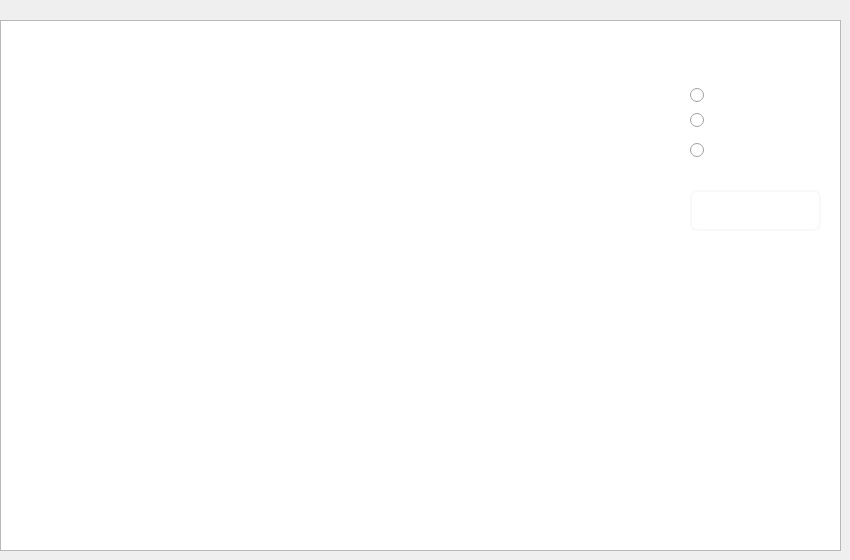
    <widget class="QWidget" name="tab_4">
     <attribute name="title">
      <string>Afficher Commandes</string>
     </attribute>
     <widget class="QTableView" name="view">
      <property name="geometry">
       <rect>
        <x>0</x>
        <y>20</y>
        <width>841</width>
        <height>531</height>
       </rect>
      </property>
      <property name="styleSheet">
       <string notr="true">QTableView
{
    alternate-background-color: #1F1F1F;
    gridline-color: white;
    color: white;

    font: 75 9pt &quot;MS Shell Dlg 2&quot;;
}
QTableView::item 
{
    color: white;
}

QTableView::item:focus
{
    color: gray;
    background: #0063cd;
}
QTableView::item:selected
{
    color: red;
    background: #0063cd;
}

QCheckBox::indicator:checked, QCheckBox::indicator:unchecked{
    color: #b1b1b1;
    background-color: #323232;
    border: 1px solid #b1b1b1;
    border-radius: 1px;
    width: 7px;
    height: 7px;
    margin: 0px 5px 0 5px;
}

    padding-left:10px;
    height:100px;
    width:180px;
    color: #5a5a5a;
    border-bottom :1px solid #f0f0f0;</string>
      </property>
     </widget>
     <widget class="QRadioButton" name="NUM">
      <property name="geometry">
       <rect>
        <x>690</x>
        <y>80</y>
        <width>91</width>
        <height>31</height>
       </rect>
      </property>
      <property name="styleSheet">
       <string notr="true">color: rgb(255, 255, 255);</string>
      </property>
      <property name="text">
       <string>NOM</string>
      </property>
     </widget>
     <widget class="QRadioButton" name="PAIMENT">
      <property name="geometry">
       <rect>
        <x>690</x>
        <y>110</y>
        <width>91</width>
        <height>21</height>
       </rect>
      </property>
      <property name="styleSheet">
       <string notr="true">color: rgb(255, 255, 255);</string>
      </property>
      <property name="text">
       <string>Prenom</string>
      </property>
     </widget>
     <widget class="QRadioButton" name="ID">
      <property name="geometry">
       <rect>
        <x>690</x>
        <y>140</y>
        <width>91</width>
        <height>21</height>
       </rect>
      </property>
      <property name="styleSheet">
       <string notr="true">color: rgb(255, 255, 255);</string>
      </property>
      <property name="text">
       <string>ID</string>
      </property>
     </widget>
     <widget class="QLabel" name="label_4">
      <property name="geometry">
       <rect>
        <x>680</x>
        <y>50</y>
        <width>151</width>
        <height>31</height>
       </rect>
      </property>
      <property name="palette">
       <palette>
        <active>
         <colorrole role="WindowText">
          <brush brushstyle="SolidPattern">
           <color alpha="255">
            <red>255</red>
            <green>255</green>
            <blue>255</blue>
           </color>
          </brush>
         </colorrole>
         <colorrole role="Button">
          <brush brushstyle="SolidPattern">
           <color alpha="0">
            <red>0</red>
            <green>0</green>
            <blue>0</blue>
           </color>
          </brush>
         </colorrole>
         <colorrole role="Light">
          <brush brushstyle="SolidPattern">
           <color alpha="0">
            <red>255</red>
            <green>255</green>
            <blue>255</blue>
           </color>
          </brush>
         </colorrole>
         <colorrole role="Midlight">
          <brush brushstyle="SolidPattern">
           <color alpha="0">
            <red>255</red>
            <green>255</green>
            <blue>255</blue>
           </color>
          </brush>
         </colorrole>
         <colorrole role="Dark">
          <brush brushstyle="SolidPattern">
           <color alpha="0">
            <red>127</red>
            <green>127</green>
            <blue>127</blue>
           </color>
          </brush>
         </colorrole>
         <colorrole role="Mid">
          <brush brushstyle="SolidPattern">
           <color alpha="0">
            <red>170</red>
            <green>170</green>
            <blue>170</blue>
           </color>
          </brush>
         </colorrole>
         <colorrole role="Text">
          <brush brushstyle="SolidPattern">
           <color alpha="255">
            <red>0</red>
            <green>0</green>
            <blue>0</blue>
           </color>
          </brush>
         </colorrole>
         <colorrole role="BrightText">
          <brush brushstyle="SolidPattern">
           <color alpha="255">
            <red>255</red>
            <green>255</green>
            <blue>255</blue>
           </color>
          </brush>
         </colorrole>
         <colorrole role="ButtonText">
          <brush brushstyle="SolidPattern">
           <color alpha="255">
            <red>0</red>
            <green>0</green>
            <blue>0</blue>
           </color>
          </brush>
         </colorrole>
         <colorrole role="Base">
          <brush brushstyle="SolidPattern">
           <color alpha="0">
            <red>0</red>
            <green>0</green>
            <blue>0</blue>
           </color>
          </brush>
         </colorrole>
         <colorrole role="Window">
          <brush brushstyle="SolidPattern">
           <color alpha="0">
            <red>0</red>
            <green>0</green>
            <blue>0</blue>
           </color>
          </brush>
         </colorrole>
         <colorrole role="Shadow">
          <brush brushstyle="SolidPattern">
           <color alpha="255">
            <red>0</red>
            <green>0</green>
            <blue>0</blue>
           </color>
          </brush>
         </colorrole>
         <colorrole role="AlternateBase">
          <brush brushstyle="SolidPattern">
           <color alpha="127">
            <red>255</red>
            <green>255</green>
            <blue>255</blue>
           </color>
          </brush>
         </colorrole>
         <colorrole role="ToolTipBase">
          <brush brushstyle="SolidPattern">
           <color alpha="255">
            <red>255</red>
            <green>255</green>
            <blue>220</blue>
           </color>
          </brush>
         </colorrole>
         <colorrole role="ToolTipText">
          <brush brushstyle="SolidPattern">
           <color alpha="255">
            <red>0</red>
            <green>0</green>
            <blue>0</blue>
           </color>
          </brush>
         </colorrole>
         <colorrole role="PlaceholderText">
          <brush brushstyle="SolidPattern">
           <color alpha="128">
            <red>0</red>
            <green>0</green>
            <blue>0</blue>
           </color>
          </brush>
         </colorrole>
        </active>
        <inactive>
         <colorrole role="WindowText">
          <brush brushstyle="SolidPattern">
           <color alpha="255">
            <red>255</red>
            <green>255</green>
            <blue>255</blue>
           </color>
          </brush>
         </colorrole>
         <colorrole role="Button">
          <brush brushstyle="SolidPattern">
           <color alpha="0">
            <red>0</red>
            <green>0</green>
            <blue>0</blue>
           </color>
          </brush>
         </colorrole>
         <colorrole role="Light">
          <brush brushstyle="SolidPattern">
           <color alpha="0">
            <red>255</red>
            <green>255</green>
            <blue>255</blue>
           </color>
          </brush>
         </colorrole>
         <colorrole role="Midlight">
          <brush brushstyle="SolidPattern">
           <color alpha="0">
            <red>255</red>
            <green>255</green>
            <blue>255</blue>
           </color>
          </brush>
         </colorrole>
         <colorrole role="Dark">
          <brush brushstyle="SolidPattern">
           <color alpha="0">
            <red>127</red>
            <green>127</green>
            <blue>127</blue>
           </color>
          </brush>
         </colorrole>
         <colorrole role="Mid">
          <brush brushstyle="SolidPattern">
           <color alpha="0">
            <red>170</red>
            <green>170</green>
            <blue>170</blue>
           </color>
          </brush>
         </colorrole>
         <colorrole role="Text">
          <brush brushstyle="SolidPattern">
           <color alpha="255">
            <red>0</red>
            <green>0</green>
            <blue>0</blue>
           </color>
          </brush>
         </colorrole>
         <colorrole role="BrightText">
          <brush brushstyle="SolidPattern">
           <color alpha="255">
            <red>255</red>
            <green>255</green>
            <blue>255</blue>
           </color>
          </brush>
         </colorrole>
         <colorrole role="ButtonText">
          <brush brushstyle="SolidPattern">
           <color alpha="255">
            <red>0</red>
            <green>0</green>
            <blue>0</blue>
           </color>
          </brush>
         </colorrole>
         <colorrole role="Base">
          <brush brushstyle="SolidPattern">
           <color alpha="0">
            <red>0</red>
            <green>0</green>
            <blue>0</blue>
           </color>
          </brush>
         </colorrole>
         <colorrole role="Window">
          <brush brushstyle="SolidPattern">
           <color alpha="0">
            <red>0</red>
            <green>0</green>
            <blue>0</blue>
           </color>
          </brush>
         </colorrole>
         <colorrole role="Shadow">
          <brush brushstyle="SolidPattern">
           <color alpha="255">
            <red>0</red>
            <green>0</green>
            <blue>0</blue>
           </color>
          </brush>
         </colorrole>
         <colorrole role="AlternateBase">
          <brush brushstyle="SolidPattern">
           <color alpha="127">
            <red>255</red>
            <green>255</green>
            <blue>255</blue>
           </color>
          </brush>
         </colorrole>
         <colorrole role="ToolTipBase">
          <brush brushstyle="SolidPattern">
           <color alpha="255">
            <red>255</red>
            <green>255</green>
            <blue>220</blue>
           </color>
          </brush>
         </colorrole>
         <colorrole role="ToolTipText">
          <brush brushstyle="SolidPattern">
           <color alpha="255">
            <red>0</red>
            <green>0</green>
            <blue>0</blue>
           </color>
          </brush>
         </colorrole>
         <colorrole role="PlaceholderText">
          <brush brushstyle="SolidPattern">
           <color alpha="128">
            <red>0</red>
            <green>0</green>
            <blue>0</blue>
           </color>
          </brush>
         </colorrole>
        </inactive>
        <disabled>
         <colorrole role="WindowText">
          <brush brushstyle="SolidPattern">
           <color alpha="0">
            <red>127</red>
            <green>127</green>
            <blue>127</blue>
           </color>
          </brush>
         </colorrole>
         <colorrole role="Button">
          <brush brushstyle="SolidPattern">
           <color alpha="0">
            <red>0</red>
            <green>0</green>
            <blue>0</blue>
           </color>
          </brush>
         </colorrole>
         <colorrole role="Light">
          <brush brushstyle="SolidPattern">
           <color alpha="0">
            <red>255</red>
            <green>255</green>
            <blue>255</blue>
           </color>
          </brush>
         </colorrole>
         <colorrole role="Midlight">
          <brush brushstyle="SolidPattern">
           <color alpha="0">
            <red>255</red>
            <green>255</green>
            <blue>255</blue>
           </color>
          </brush>
         </colorrole>
         <colorrole role="Dark">
          <brush brushstyle="SolidPattern">
           <color alpha="0">
            <red>127</red>
            <green>127</green>
            <blue>127</blue>
           </color>
          </brush>
         </colorrole>
         <colorrole role="Mid">
          <brush brushstyle="SolidPattern">
           <color alpha="0">
            <red>170</red>
            <green>170</green>
            <blue>170</blue>
           </color>
          </brush>
         </colorrole>
         <colorrole role="Text">
          <brush brushstyle="SolidPattern">
           <color alpha="0">
            <red>127</red>
            <green>127</green>
            <blue>127</blue>
           </color>
          </brush>
         </colorrole>
         <colorrole role="BrightText">
          <brush brushstyle="SolidPattern">
           <color alpha="255">
            <red>255</red>
            <green>255</green>
            <blue>255</blue>
           </color>
          </brush>
         </colorrole>
         <colorrole role="ButtonText">
          <brush brushstyle="SolidPattern">
           <color alpha="0">
            <red>127</red>
            <green>127</green>
            <blue>127</blue>
           </color>
          </brush>
         </colorrole>
         <colorrole role="Base">
          <brush brushstyle="SolidPattern">
           <color alpha="0">
            <red>0</red>
            <green>0</green>
            <blue>0</blue>
           </color>
          </brush>
         </colorrole>
         <colorrole role="Window">
          <brush brushstyle="SolidPattern">
           <color alpha="0">
            <red>0</red>
            <green>0</green>
            <blue>0</blue>
           </color>
          </brush>
         </colorrole>
         <colorrole role="Shadow">
          <brush brushstyle="SolidPattern">
           <color alpha="255">
            <red>0</red>
            <green>0</green>
            <blue>0</blue>
           </color>
          </brush>
         </colorrole>
         <colorrole role="AlternateBase">
          <brush brushstyle="SolidPattern">
           <color alpha="0">
            <red>255</red>
            <green>255</green>
            <blue>255</blue>
           </color>
          </brush>
         </colorrole>
         <colorrole role="ToolTipBase">
          <brush brushstyle="SolidPattern">
           <color alpha="255">
            <red>255</red>
            <green>255</green>
            <blue>220</blue>
           </color>
          </brush>
         </colorrole>
         <colorrole role="ToolTipText">
          <brush brushstyle="SolidPattern">
           <color alpha="255">
            <red>0</red>
            <green>0</green>
            <blue>0</blue>
           </color>
          </brush>
         </colorrole>
         <colorrole role="PlaceholderText">
          <brush brushstyle="SolidPattern">
           <color alpha="128">
            <red>0</red>
            <green>0</green>
            <blue>0</blue>
           </color>
          </brush>
         </colorrole>
        </disabled>
       </palette>
      </property>
      <property name="font">
       <font>
        <family>MS Shell Dlg 2</family>
        <pointsize>15</pointsize>
        <weight>75</weight>
        <bold>true</bold>
        <stylestrategy>PreferDefault</stylestrategy>
       </font>
      </property>
      <property name="autoFillBackground">
       <bool>false</bool>
      </property>
      <property name="text">
       <string>TRI PAR :</string>
      </property>
     </widget>
     <widget class="QPushButton" name="pushButton">
      <property name="geometry">
       <rect>
        <x>690</x>
        <y>190</y>
        <width>131</width>
        <height>41</height>
       </rect>
      </property>
      <property name="styleSheet">
       <string notr="true">QPushButton{

color: white;
background-color:Transparent;;
border-width: 2px;
border-color: #F9F9F9;
border-style: solid;
border-radius: 7;
padding: 3px;
font-size: 15px;


}</string>
      </property>
      <property name="text">
       <string>Valider</string>
      </property>
     </widget>
    </widget>
